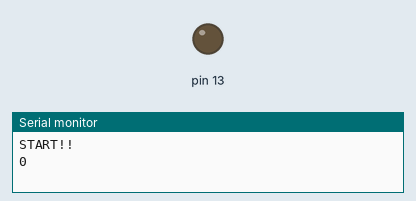
Simulated run of this sketch. Board: Arduino Uno, built with avr-gcc and run on an emulated ATmega328P. Parts: output pins drawn as LEDs (lit = HIGH), the last lines printed to the serial monitor.

Above: at 0.5 s.
At 19.5 s:
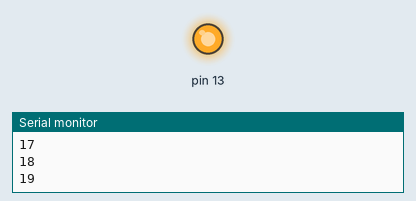
Timing chart, 0 to 20.8 s (numbered marks = the images above):
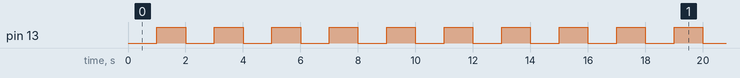

Measured:
- by itself, pin 13: goes 59 × (HIGH 1.0 s, LOW 1.0 s), HIGH 1.0 s, LOW 2.0 s, 3 × (HIGH 1.0 s, LOW 1.0 s), HIGH 1.0 s, then LOW
- by itself, everything shown: repeats every 32.0 s, in 32 steps

The sketch:

LAB_5_Exercise_2-1.ino
```cpp
void setup() {
  pinMode(13,OUTPUT);
  Serial.begin(9600);
  Serial.println("START!!");
}

void loop() {
  int counter;
  for(counter = 0; counter <=120 ; counter++){
  Serial.println(counter);
    if(counter == 0 || counter<=120){
       digitalWrite(13,counter%2);
       delay(1000);
    }
    if(counter == 121){
      digitalWrite(13,0);
      Serial.println("STOP!!");
    }
  }
}
```
